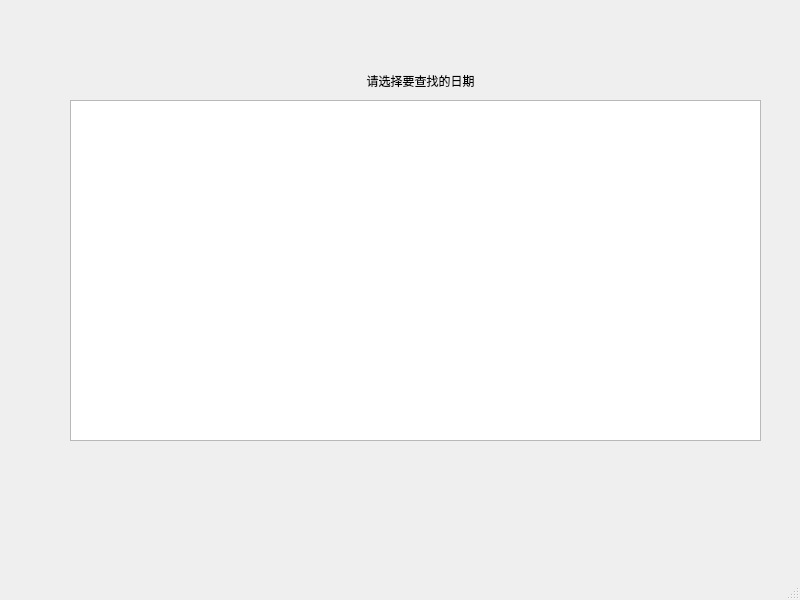
<?xml version="1.0" encoding="UTF-8"?>
<ui version="4.0">
 <class>Charged_Vip_Record</class>
 <widget class="QMainWindow" name="Charged_Vip_Record">
  <property name="geometry">
   <rect>
    <x>0</x>
    <y>0</y>
    <width>800</width>
    <height>600</height>
   </rect>
  </property>
  <property name="windowTitle">
   <string>MainWindow</string>
  </property>
  <widget class="QWidget" name="centralwidget">
   <widget class="QLabel" name="label">
    <property name="geometry">
     <rect>
      <x>150</x>
      <y>55</y>
      <width>541</width>
      <height>51</height>
     </rect>
    </property>
    <property name="text">
     <string>请选择要查找的日期</string>
    </property>
    <property name="alignment">
     <set>Qt::AlignCenter</set>
    </property>
   </widget>
   <widget class="QDateEdit" name="dateEdit">
    <property name="geometry">
     <rect>
      <x>280</x>
      <y>120</y>
      <width>111</width>
      <height>41</height>
     </rect>
    </property>
    <property name="date">
     <date>
      <year>2001</year>
      <month>1</month>
      <day>1</day>
     </date>
    </property>
   </widget>
   <widget class="QPushButton" name="pushButton_2">
    <property name="geometry">
     <rect>
      <x>440</x>
      <y>210</y>
      <width>80</width>
      <height>41</height>
     </rect>
    </property>
    <property name="text">
     <string>查找该月</string>
    </property>
   </widget>
   <widget class="QPushButton" name="pushButton_3">
    <property name="geometry">
     <rect>
      <x>440</x>
      <y>290</y>
      <width>80</width>
      <height>41</height>
     </rect>
    </property>
    <property name="text">
     <string>查找该年</string>
    </property>
   </widget>
   <widget class="QDateEdit" name="dateEdit_3">
    <property name="geometry">
     <rect>
      <x>280</x>
      <y>290</y>
      <width>111</width>
      <height>41</height>
     </rect>
    </property>
    <property name="displayFormat">
     <string>yyyy</string>
    </property>
    <property name="currentSectionIndex">
     <number>0</number>
    </property>
   </widget>
   <widget class="QPushButton" name="pushButton">
    <property name="geometry">
     <rect>
      <x>440</x>
      <y>120</y>
      <width>81</width>
      <height>41</height>
     </rect>
    </property>
    <property name="text">
     <string>查找该天</string>
    </property>
   </widget>
   <widget class="QDateEdit" name="dateEdit_2">
    <property name="geometry">
     <rect>
      <x>280</x>
      <y>210</y>
      <width>111</width>
      <height>41</height>
     </rect>
    </property>
    <property name="displayFormat">
     <string>yyyy/M</string>
    </property>
   </widget>
   <widget class="QTableWidget" name="qTableWidget">
    <property name="geometry">
     <rect>
      <x>70</x>
      <y>100</y>
      <width>691</width>
      <height>341</height>
     </rect>
    </property>
   </widget>
  </widget>
  <widget class="QMenuBar" name="menubar">
   <property name="geometry">
    <rect>
     <x>0</x>
     <y>0</y>
     <width>800</width>
     <height>17</height>
    </rect>
   </property>
  </widget>
  <widget class="QStatusBar" name="statusbar"/>
 </widget>
 <resources/>
 <connections/>
</ui>
